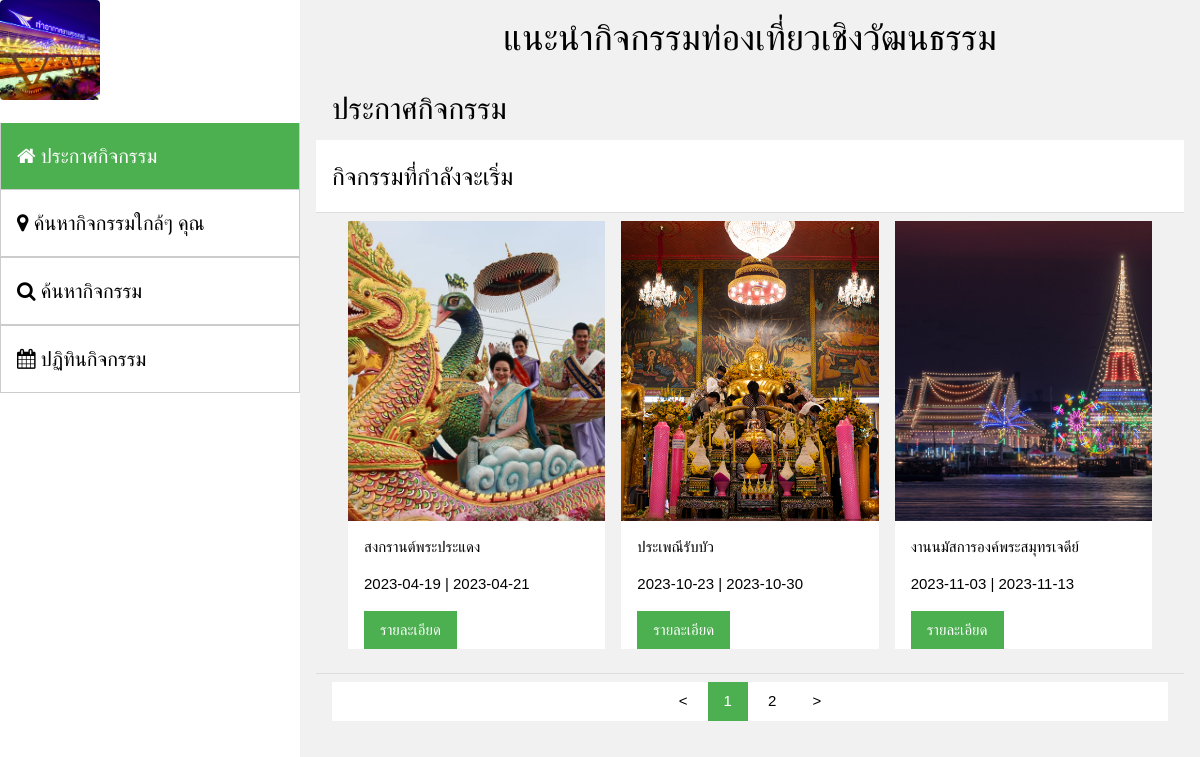
The app's page /travel_fe/index.php with its own data.
### tables this page shows
CREATE TABLE `table_event` (
  `ev_id` int(11) NOT NULL,
  `ev_name` text NOT NULL,
  `ev_desc` text NOT NULL,
  `ev_date_beg` date NOT NULL,
  `ev_date_end` date NOT NULL,
  `ev_img_list` text NOT NULL,
  `ev_ref_place_id` int(11) NOT NULL,
  `ev_origin` int(11) NOT NULL
);

### travel_fe/tab/tabHelper.php (called while the page is built, shortened)
<?php
if( !isset($_GET["pageName"]) ){
	$tabSelected = "home";
}else{
	$tabSelected = $_GET["pageName"];
}
?>

### travel_fe/homepage/index.php (the view, shortened to what this page needs)
<?php
$page_number = 0;
$show_count = 3;
$clen = $conn->query("SELECT Count(*) As CountRes FROM table_event INNER JOIN table_place ON pl_id = ev_ref_place_id WHERE DATE(ev_date_beg) >= NOW()")->fetch_all(MYSQLI_ASSOC)[0]["CountRes"];
$clen_padded = ceil($clen / $show_count);
$page_num_prev = max($page_number - 1,0);
$page_num_next = min($page_number + 1,$clen_padded - 1);
$stmt = $conn->prepare("SELECT * FROM table_event  INNER JOIN table_place ON pl_id = ev_ref_place_id WHERE DATE(ev_date_beg) >= NOW() ORDER BY ev_date_beg ASC LIMIT ?,?");
$real_page_number = $page_number * $show_count;
$stmt->bind_param("ii",$real_page_number,$show_count);
$stmt->execute();
$result1 = $stmt->get_result();
?>
<div class="">
  <div class="w3-container">
    <h2>ประกาศกิจกรรม</h2>
  </div>
  <ul class="w3-ul" id="dom_main_ul">
    <?php if($result1 && $result1->num_rows > 0){?>
      <li class="w3-white">
        <h3> กิจกรรมที่กำลังจะเริ่ม </h3>
      </li>
      <li>
        <div class="w3-row-padding" >
          <?php
          while($rows = $result1->fetch_assoc()){
            $t_id = $rows["ev_id"];
            $t_name = $rows["ev_name"];
            $t_img = explode(",",$rows["ev_img_list"])[0];
            $t_sdate = $rows["ev_date_beg"];
            $t_edate = $rows["ev_date_end"];
            ?>
            <div class="w3-third w3-content w3-margin-bottom w3-animate-left" >
              <img src="<?="./images/".$t_img;?>" style="width:100%; height:300px; object-fit: cover;">
              <div class="w3-container w3-white">
                <p ><?=$t_name;?></p>
                <p><?=$t_sdate;?> | <?=$t_edate?></p>
                <a href="./index.php?pageName=article&articleid=<?=$t_id;?>" class="w3-button w3-green">
                  รายละเอียด
                </a>
              </div>
            </div>
            <?php
          }
          ?>
        </div>
      </li>
    <?php }?>
    <li>
      <div class="w3-bar w3-white w3-center">
        <a href="./index.php?page_number=<?=$page_num_prev;?>" class="w3-button"> &lt; </a>
      <?php
        for ($i = 0 ; $i < $clen_padded ; $i++)
        {
           ?>
           <a href="./index.php?page_number=<?=$i;?>" class="w3-button <?php if($i == $page_number)echo "w3-green";?>"> <?=$i + 1;?></a>
           <?php
        }
      ?>
       <a href="./index.php?page_number=<?=$page_num_next;?>" class="w3-button"> &gt; </a>
      </div>
    </li>
  </ul>
</div>

### travel_fe/index.php (shortened to what this page needs)
<!doctype html>
<html lang="th">
	<head>
		<?php require("bootstrap.php"); ?>
	</head>
	<body class="w3-content w3-light-grey" style="max-width:1600px;">
		<?php require("./tab/tab.php"); ?>
	</body>
</html>

### travel_fe/bootstrap.php (shortened to what this page needs)
<link rel="preload" href="./css/w3.css" annonymous="true" as="style" onload="this.onload=null;this.rel='stylesheet'">
<link rel="stylesheet" href="https://cdnjs.cloudflare.com/ajax/libs/font-awesome/4.7.0/css/font-awesome.min.css">

### travel_fe/tab/tab.php (shortened to what this page needs)
<?php
require("tabHelper.php");
?>
<nav class="w3-sidebar w3-collapse w3-white w3-animate-left" style="z-index:3;width:300px;" id="dom_tab_main">
  <div class="w3-bar-block">
    <img src="./favicon.jpg" style="width:100px; height:100px; object-fit:cover;" class="w3-round"><br><br>
    <a href="./index.php?pageName=home" class="w3-bar-item w3-button w3-border-left w3-border-right <?php if($tabSelected == "home")echo "w3-green";?>" >
      <h4><span><i class="fa fa-home fa-th-large"></i> ประกาศกิจกรรม </span></h4>
    </a>
    <a href="./index.php?pageName=gpssearch" class="w3-bar-item w3-button w3-border <?php if($tabSelected == "gpssearch")echo "w3-green";?>">
      <h4><span><i class="fa fa-map-marker"></i> ค้นหากิจกรรมใกล้ๆ คุณ </span></h4>
    </a>
    <a href="./index.php?pageName=linearlist" class="w3-bar-item w3-button w3-border <?php if($tabSelected == "linearlist")echo "w3-green";?>">
      <h4><span><i class="fa fa-search"></i> ค้นหากิจกรรม </span></h4>
    </a>
    <a href="./index.php?pageName=calendar" class="w3-bar-item w3-button w3-border <?php if($tabSelected == "calendar")echo "w3-green";?>">
      <h4><span><i class="fa fa-calendar"></i> ปฏิทินกิจกรรม </span></h4>
    </a>
  </div>
</nav>
<div class="w3-main" style="margin-left:300px;">
 <header>
  <div class="w3-container w3-center">
   <h1>แนะนำกิจกรรมท่องเที่ยวเชิงวัฒนธรรม</h1>
 </div>
</header>
<div class="w3-container">
 <?php
 switch($tabSelected){
  case "home" : require("./homepage/index.php");break;
}
?>
</div>
</div>

### travel_fe/css/w3.css (style rules this page uses)
*,*:before,*:after { box-sizing:inherit }
html { -ms-text-size-adjust:100%;-webkit-text-size-adjust:100% }
body { margin:0 }
article,aside,details,figcaption,figure,footer,header,main,menu,nav,section { display:block }
a { background-color:transparent }
img { border-style:none }
html,body { font-family:Verdana,sans-serif;font-size:15px;line-height:1.5 }
html { overflow-x:hidden }
h1 { font-size:36px }
h2 { font-size:30px }
h3 { font-size:24px }
h4 { font-size:20px }
h1,h2,h3,h4,h5,h6 { font-family:"Segoe UI",Arial,sans-serif;font-weight:400;margin:10px 0 }
img { vertical-align:middle }
a { color:inherit }
.w3-btn,.w3-button { border:none;display:inline-block;padding:8px 16px;vertical-align:middle;overflow:hidden;text-decoration:none;color:inherit;background-color:inherit;text-align:center;cursor:pointer;white-space:nowrap }
.w3-btn,.w3-button { -webkit-touch-callout:none;-webkit-user-select:none;-khtml-user-select:none;-moz-user-select:none;-ms-user-select:none;user-select:none }
.w3-ul { list-style-type:none;padding:0;margin:0 }
.w3-ul li { padding:8px 16px;border-bottom:1px solid #ddd }
.w3-ul li:last-child { border-bottom:none }
.w3-sidebar { height:100%;width:200px;background-color:#fff;position:fixed!important;z-index:1;overflow:auto }
.w3-main,#main { transition:margin-left .4s }
.w3-bar { width:100%;overflow:hidden }
.w3-bar .w3-button { white-space:normal }
.w3-bar-block .w3-bar-item { width:100%;display:block;padding:8px 16px;text-align:left;border:none;white-space:normal;float:none;outline:0 }
.w3-container:after,.w3-container:before,.w3-panel:after,.w3-panel:before,.w3-row:after,.w3-row:before,.w3-row-padding:after,.w3-row-padding:before, .w3-cell-row:before,.w3-cell-row:after,.w3-clear:after,.w3-clear:before,.w3-bar:before,.w3-bar:after { content:"";display:table;clear:both }
.w3-col,.w3-half,.w3-third,.w3-twothird,.w3-threequarter,.w3-quarter { float:left;width:100% }
@media (min-width:601px) { .w3-col.m4,.w3-third { width:33.33333% } }
.w3-content,.w3-auto { margin-left:auto;margin-right:auto }
.w3-content { max-width:980px }
@media (min-width:993px) { .w3-sidebar.w3-collapse { display:block!important } }
.w3-round,.w3-round-medium { border-radius:4px }
.w3-row-padding,.w3-row-padding>.w3-half,.w3-row-padding>.w3-third,.w3-row-padding>.w3-twothird,.w3-row-padding>.w3-threequarter,.w3-row-padding>.w3-quarter,.w3-row-padding>.w3-col { padding:0 8px }
.w3-container,.w3-panel { padding:0.01em 16px }
.w3-animate-left { position:relative;animation:animateleft 0.4s }
.w3-center { text-align:center!important }
.w3-border { border:1px solid #ccc!important }
.w3-border-left { border-left:1px solid #ccc!important }
.w3-border-right { border-right:1px solid #ccc!important }
.w3-margin-bottom { margin-bottom:16px!important }
.w3-green,.w3-hover-green:hover { color:#fff!important;background-color:#4CAF50!important }
.w3-white,.w3-hover-white:hover { color:#000!important;background-color:#fff!important }
.w3-light-grey,.w3-hover-light-grey:hover,.w3-light-gray,.w3-hover-light-gray:hover { color:#000!important;background-color:#f1f1f1!important }

### travel_fe/index.php (style rules this page uses)
body { margin:0px; }

### records on screen
table_event: ev_img_list (picture), ev_name "สงกรานต์พระประแดง", ev_date_beg "2023-04-19", ev_date_end "2023-04-21"
table_event: shows a picture, ev_name "ประเพณีรับบัว", ev_date_beg "2023-10-23", ev_date_end "2023-10-30"
table_event: shows a picture, ev_name "งานนมัสการองค์พระสมุทรเจดีย์", ev_date_beg "2023-11-03", ev_date_end "2023-11-13"
